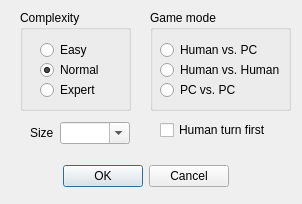
<?xml version="1.0" encoding="UTF-8"?>
<ui version="4.0">
 <class>SettingsDialog</class>
 <widget class="QDialog" name="SettingsDialog">
  <property name="geometry">
   <rect>
    <x>0</x>
    <y>0</y>
    <width>302</width>
    <height>204</height>
   </rect>
  </property>
  <property name="windowTitle">
   <string>Settings</string>
  </property>
  <property name="modal">
   <bool>true</bool>
  </property>
  <widget class="QDialogButtonBox" name="buttonBox">
   <property name="geometry">
    <rect>
     <x>50</x>
     <y>160</y>
     <width>191</width>
     <height>32</height>
    </rect>
   </property>
   <property name="orientation">
    <enum>Qt::Orientation::Horizontal</enum>
   </property>
   <property name="standardButtons">
    <set>QDialogButtonBox::StandardButton::Cancel|QDialogButtonBox::StandardButton::Ok</set>
   </property>
   <property name="centerButtons">
    <bool>true</bool>
   </property>
  </widget>
  <widget class="QGroupBox" name="groupBox">
   <property name="geometry">
    <rect>
     <x>20</x>
     <y>10</y>
     <width>111</width>
     <height>101</height>
    </rect>
   </property>
   <property name="title">
    <string>Complexity</string>
   </property>
   <widget class="QRadioButton" name="rbComplexityEasy">
    <property name="geometry">
     <rect>
      <x>20</x>
      <y>30</y>
      <width>89</width>
      <height>20</height>
     </rect>
    </property>
    <property name="text">
     <string>Easy</string>
    </property>
    <property name="checkable">
     <bool>true</bool>
    </property>
   </widget>
   <widget class="QRadioButton" name="rbComplexityNormal">
    <property name="geometry">
     <rect>
      <x>20</x>
      <y>50</y>
      <width>89</width>
      <height>20</height>
     </rect>
    </property>
    <property name="text">
     <string>Normal</string>
    </property>
    <property name="checked">
     <bool>true</bool>
    </property>
   </widget>
   <widget class="QRadioButton" name="rbComplexityExpert">
    <property name="geometry">
     <rect>
      <x>20</x>
      <y>70</y>
      <width>89</width>
      <height>20</height>
     </rect>
    </property>
    <property name="text">
     <string>Expert</string>
    </property>
   </widget>
  </widget>
  <widget class="QGroupBox" name="groupBox_2">
   <property name="geometry">
    <rect>
     <x>150</x>
     <y>10</y>
     <width>141</width>
     <height>101</height>
    </rect>
   </property>
   <property name="title">
    <string>Game mode</string>
   </property>
   <widget class="QRadioButton" name="rbGameModeHumanPC">
    <property name="geometry">
     <rect>
      <x>10</x>
      <y>30</y>
      <width>101</width>
      <height>20</height>
     </rect>
    </property>
    <property name="text">
     <string>Human vs. PC</string>
    </property>
   </widget>
   <widget class="QRadioButton" name="rbGameModeHumanHuman">
    <property name="geometry">
     <rect>
      <x>10</x>
      <y>50</y>
      <width>121</width>
      <height>20</height>
     </rect>
    </property>
    <property name="text">
     <string>Human vs. Human</string>
    </property>
   </widget>
   <widget class="QRadioButton" name="rbGameModePCPC">
    <property name="geometry">
     <rect>
      <x>10</x>
      <y>70</y>
      <width>89</width>
      <height>20</height>
     </rect>
    </property>
    <property name="text">
     <string>PC vs. PC</string>
    </property>
   </widget>
  </widget>
  <widget class="QCheckBox" name="cbHumanTurnsFirst">
   <property name="geometry">
    <rect>
     <x>160</x>
     <y>120</y>
     <width>121</width>
     <height>20</height>
    </rect>
   </property>
   <property name="text">
    <string>Human turn first</string>
   </property>
  </widget>
  <widget class="QWidget" name="layoutWidget">
   <property name="geometry">
    <rect>
     <x>30</x>
     <y>120</y>
     <width>100</width>
     <height>26</height>
    </rect>
   </property>
   <layout class="QHBoxLayout" name="horizontalLayout">
    <item>
     <widget class="QLabel" name="label">
      <property name="text">
       <string>Size</string>
      </property>
     </widget>
    </item>
    <item>
     <widget class="QComboBox" name="cbPlaygroundSize">
      <property name="editable">
       <bool>true</bool>
      </property>
     </widget>
    </item>
   </layout>
  </widget>
 </widget>
 <resources/>
 <connections>
  <connection>
   <sender>buttonBox</sender>
   <signal>accepted()</signal>
   <receiver>SettingsDialog</receiver>
   <slot>accept()</slot>
   <hints>
    <hint type="sourcelabel">
     <x>248</x>
     <y>254</y>
    </hint>
    <hint type="destinationlabel">
     <x>157</x>
     <y>274</y>
    </hint>
   </hints>
  </connection>
  <connection>
   <sender>buttonBox</sender>
   <signal>rejected()</signal>
   <receiver>SettingsDialog</receiver>
   <slot>reject()</slot>
   <hints>
    <hint type="sourcelabel">
     <x>316</x>
     <y>260</y>
    </hint>
    <hint type="destinationlabel">
     <x>286</x>
     <y>274</y>
    </hint>
   </hints>
  </connection>
 </connections>
</ui>
